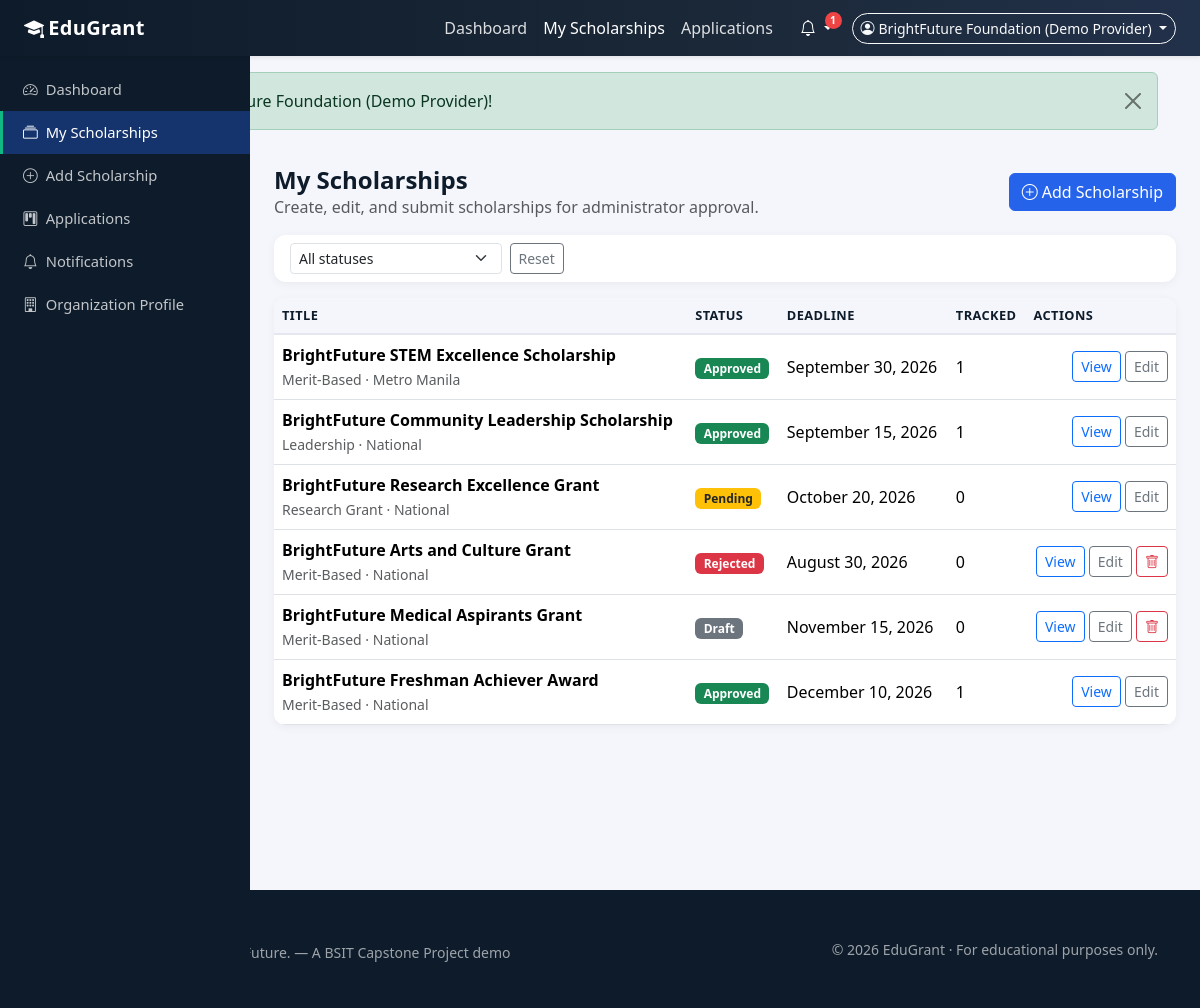
The app's page /provider/scholarships.php (signed in) with its own data.
### tables this page shows
CREATE TABLE `scholarships` (
  `id` INT UNSIGNED NOT NULL AUTO_INCREMENT,
  `provider_id` INT UNSIGNED NOT NULL,
  `title` VARCHAR(255) NOT NULL,
  `description` TEXT NOT NULL,
  `scholarship_type` VARCHAR(100) DEFAULT NULL,
  `education_level` VARCHAR(100) DEFAULT NULL,
  `location` VARCHAR(190) DEFAULT NULL,
  `amount` VARCHAR(100) DEFAULT NULL,
  `benefits` TEXT DEFAULT NULL,
  `eligibility_summary` TEXT DEFAULT NULL,
  `deadline` DATE DEFAULT NULL,
  `official_url` VARCHAR(255) DEFAULT NULL,
  `status` ENUM('draft','pending','approved','rejected','expired') NOT NULL DEFAULT 'draft',
  `rejection_reason` TEXT DEFAULT NULL,
  `created_at` DATETIME NOT NULL DEFAULT CURRENT_TIMESTAMP,
  `updated_at` DATETIME NOT NULL DEFAULT CURRENT_TIMESTAMP ON UPDATE CURRENT_TIMESTAMP,
  PRIMARY KEY (`id`),
  KEY `idx_scholarships_provider` (`provider_id`),
  KEY `idx_scholarships_status` (`status`),
  KEY `idx_scholarships_deadline` (`deadline`),
  CONSTRAINT `fk_scholarships_provider` FOREIGN KEY (`provider_id`)
    REFERENCES `provider_profiles` (`id`) ON DELETE CASCADE ON UPDATE CASCADE
);

### includes/functions.php (called while the page is built, shortened)
<?php
function scholarshipStatusBadge(string $status): string
{
    $map = [
        'draft'    => 'secondary',
        'pending'  => 'warning text-dark',
        'approved' => 'success',
        'rejected' => 'danger',
        'expired'  => 'dark',
    ];
    return $map[$status] ?? 'secondary';
}
function url(string $path = ''): string
{
    return BASE_URL . '/' . ltrim($path, '/');
}
function e(?string $value): string
{
    return htmlspecialchars((string)$value, ENT_QUOTES, 'UTF-8');
}
function formatDate(?string $date, string $format = 'F j, Y'): string
{
    $ts = strtotime($date);
    return $ts ? date($format, $ts) : '—';
}

### provider/scholarships.php (the view, shortened to what this page needs)
<?php
require_once __DIR__ . '/../includes/functions.php';
$user = getCurrentUser();
$me   = getProviderProfileByUserId($user['id']);
$pdo  = db();
$where = 's.provider_id = ?';
$params = [$me['id']];
$stmt = $pdo->prepare("SELECT s.*, (SELECT COUNT(*) FROM applications a WHERE a.scholarship_id = s.id) AS app_count
     FROM scholarships s WHERE $where ORDER BY s.created_at DESC");
$stmt->execute($params);
$scholarships = $stmt->fetchAll();
include BASE_PATH . '/includes/header.php';
?>
<div class="container-fluid p-0">
    <div class="d-flex">
        <?php include BASE_PATH . '/includes/sidebar.php'; ?>
        <div class="flex-grow-1 dashboard-content">
            <div class="px-3 px-lg-4">
                <div class="d-flex justify-content-between align-items-center flex-wrap gap-2 mb-3">
                    <div>
                        <h4 class="fw-bold text-navy mb-0">My Scholarships</h4>
                        <p class="text-muted mb-0">Create, edit, and submit scholarships for administrator approval.</p>
                    </div>
                    <a class="btn btn-primary-soft" href="<?php echo url('provider/add-scholarship.php'); ?>"><i class="bi bi-plus-circle me-1"></i>Add Scholarship</a>
                </div>
                <div class="card card-body py-2 mb-3">
                    <form method="get" class="row g-2 align-items-center">
                        <div class="col-8 col-md-4 col-lg-3">
                            <select class="form-select form-select-sm" name="status" onchange="this.form.submit()">
                                <option value="">All statuses</option>
                            </select>
                        </div>
                        <div class="col-auto">
                            <a class="btn btn-sm btn-outline-secondary" href="<?php echo url('provider/scholarships.php'); ?>">Reset</a>
                        </div>
                    </form>
                </div>
                <?php if (empty($scholarships)): ?>
                    <div class="card empty-state">
                        <i class="bi bi-collection"></i>
                        <h5 class="mt-3">No scholarships found</h5>
                        <p class="mb-0">Create your first scholarship listing to begin.</p>
                    </div>
                <?php else: ?>
                    <div class="card">
                        <div class="table-responsive">
                            <table class="table align-middle mb-0">
                                <thead>
                                    <tr>
                                        <th>Title</th>
                                        <th>Status</th>
                                        <th>Deadline</th>
                                        <th>Tracked</th>
                                        <th>Actions</th>
                                    </tr>
                                </thead>
                                <tbody>
                                    <?php foreach ($scholarships as $s): ?>
                                        <tr>
                                            <td>
                                                <div class="fw-semibold"><?php echo e($s['title']); ?></div>
                                                <small class="text-muted"><?php echo e($s['scholarship_type'] ?: 'General'); ?> · <?php echo e($s['location'] ?: 'N/A'); ?></small>
                                            </td>
                                            <td><span class="badge badge-status bg-<?php echo e(scholarshipStatusBadge($s['status'])); ?>"><?php echo e(ucfirst($s['status'])); ?></span></td>
                                            <td><?php echo e(formatDate($s['deadline'])); ?></td>
                                            <td><?php echo $s['app_count']; ?></td>
                                            <td class="text-end">
                                                <a class="btn btn-sm btn-outline-primary" href="<?php echo url('provider/view-scholarship.php?id=' . $s['id']); ?>">View</a>
                                                <a class="btn btn-sm btn-outline-secondary" href="<?php echo url('provider/edit-scholarship.php?id=' . $s['id']); ?>">Edit</a>
                                                <?php if (in_array($s['status'], ['draft', 'rejected'], true)): ?>
                                                    <form method="post" class="d-inline" onsubmit="return confirm('Delete this scholarship? This cannot be undone.');">
                                                        <button type="submit" class="btn btn-sm btn-outline-danger"><i class="bi bi-trash"></i></button>
                                                    </form>
                                                <?php endif; ?>
                                            </td>
                                        </tr>
                                    <?php endforeach; ?>
                                </tbody>
                            </table>
                        </div>
                    </div>
                <?php endif; ?>
            </div>
        </div>
    </div>
</div>
<?php include BASE_PATH . '/includes/footer.php'; ?>

### assets/css/style.css (style rules this page uses)
:root { --edu-navy: #0d1b2a; --edu-navy-2: #1b2838; --edu-blue: #2563eb; --edu-blue-dark: #1e4fc2; --edu-bg: #f4f6fb; --edu-card-bg: #ffffff; --edu-green: #10b981; --edu-green-dark: #0d9d6e; --edu-border: #e4e7ef; --edu-text: #1f2937; --edu-muted: #6b7280; --edu-sidebar-width: 250px; --edu-radius: 12px; }
body { font-family: "Segoe UI", system-ui, -apple-system, "Helvetica Neue", Arial, sans-serif; background-color: var(--edu-bg); color: var(--edu-text); min-height: 100vh; }
.btn-primary-soft { background-color: var(--edu-blue); border-color: var(--edu-blue); color: #fff; }
.dashboard-layout { background: var(--edu-bg); }
.dashboard-content { margin-left: var(--edu-sidebar-width); padding-top: 1.25rem; padding-bottom: 2rem; min-height: calc(100vh - 56px); }
.card { border: none; border-radius: var(--edu-radius); box-shadow: 0 2px 10px rgba(13, 27, 42, .05); }
.badge-status { font-size: .75rem; padding: .38em .7em; font-weight: 600; }
.table thead th { background: var(--edu-bg); border-bottom: 2px solid var(--edu-border); color: var(--edu-navy); font-size: .8rem; text-transform: uppercase; letter-spacing: .4px; white-space: nowrap; }
.table td { vertical-align: middle; }
.table-responsive { border-radius: var(--edu-radius); }
.text-navy { color: var(--edu-navy) !important; }

### records on screen
scholarships: title "BrightFuture STEM Excellence Scholarship", scholarship_type "Merit-Based", location "Metro Manila", status "Approved", deadline "September 30, 2026", app_count "1"
scholarships: title "BrightFuture Community Leadership Scholarship", scholarship_type "Leadership", location "National", status "Approved", deadline "September 15, 2026", app_count "1"
scholarships: title "BrightFuture Research Excellence Grant", scholarship_type "Research Grant", location "National", status "Pending", deadline "October 20, 2026", app_count "0"
scholarships: title "BrightFuture Arts and Culture Grant", scholarship_type "Merit-Based", location "National", status "Rejected", deadline "August 30, 2026", app_count "0"
scholarships: title "BrightFuture Medical Aspirants Grant", scholarship_type "Merit-Based", location "National", status "Draft", deadline "November 15, 2026", app_count "0"
scholarships: title "BrightFuture Freshman Achiever Award", scholarship_type "Merit-Based", location "National", status "Approved", deadline "December 10, 2026", app_count "1"

### other values on screen
APP_NAME "EduGrant"
$notifCount "1"
$currentUser['name'] "BrightFuture Foundation (Demo Provider)"
$_SESSION['flash_success'] "Welcome back, BrightFuture Foundation (Demo Provider)!"
$label "Dashboard My Scholarships Add Scholarship Applications Notifications Organization Profile"
